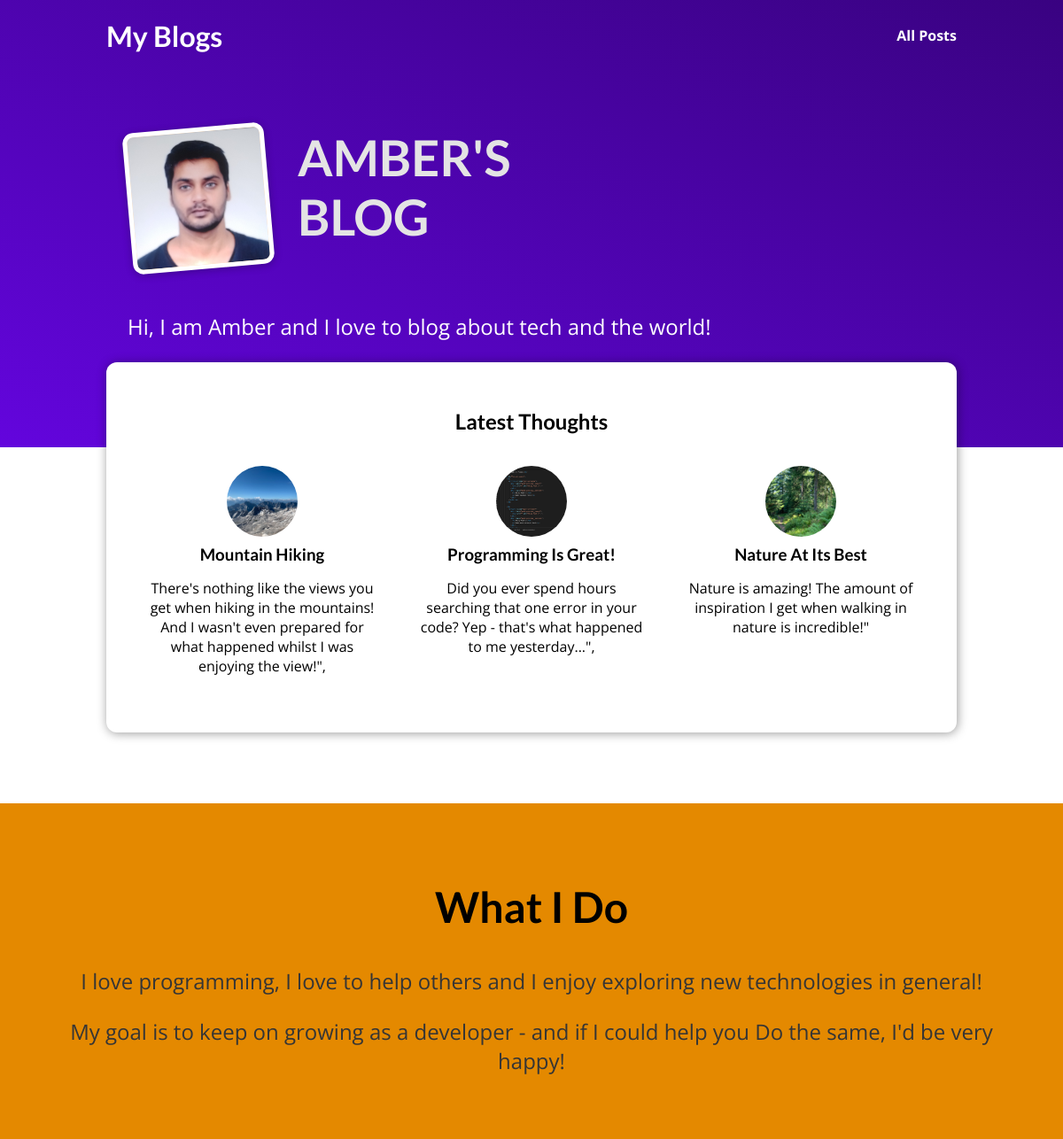
The page / on the database its author committed.
### blog/models.py (models this page shows)
class Post(models.Model):
    title = models.CharField(max_length=150)
    excerpt = models.CharField(max_length=200)
    image_name = models.CharField(max_length=100)
    date = models.DateField(auto_now=True)
    slug = models.SlugField(unique=True, db_index=True)
    content = models.TextField(validators = [MinLengthValidator(10)])
    author = models.ForeignKey(Author, on_delete = models.SET_NULL, null=True, related_name = "posts")
    tags = models.ManyToManyField(Tag)

### blog/views.py (the view)
# urls.py: path("", views.blogpage, name="blog-home-page"),
def blogpage(request):
    latest_posts = Post.objects.all().order_by("-date")[:3]
    return render(request, "blog/bloghome.html", {
        "posts": latest_posts,
    } )

### blog/templates/blog/bloghome.html (shortened to what this page needs)
{% extends "base.html" %}
{% load static%}
{% block css_file_link %}
    <link rel="stylesheet" href="{% static "blog/post.css" %}">
    <link rel="stylesheet" href="{% static "blog/bloghome.css" %}">
{% endblock %}
{% block content%}
    <section id="welcome">
        <header>
            <img src="{% static "blog/Images/photo.jpg"%}" alt="Amber - The author of this Blog" />
            <h2>AMBER'S BLOG</h2>
        </header>
        <p>Hi, I am Amber and I love to blog about tech and the world!</p>
    </section>
    <section id="latest-posts">
        <h2>Latest Thoughts</h2>
        <ul>
            {% for post in posts %}
                {% include "blog/includes/post.html" %}
            {% endfor%}
        </ul>
    </section>
    <section id="about">
        <h2>What I Do</h2>
        <p>
            I love programming, I love to help others and I enjoy exploring new
            technologies in general!
        </p>
        <p>
            My goal is to keep on growing as a developer - and if I could help you
            Do the same, I'd be very happy!
        </p>
    </section>
{% endblock%}

### blog/templates/blog/includes/post.html
{% load static%}
        <li>
            <article class="post">
                <a href="{% url "single-post-page" post.slug %}">
                <img src="{% static "blog/Images/"|add:post.image_name %}" alt="{{post.title}}" />
                <div class="post__content">
                    <h3>{{ post.title }}</h3>
                    <p>
                        {{ post.excerpt }}
                    </p>
                </div>
                </a>
            </article>
        </li>

### static/app.css (style rules this page uses)
* { box-sizing: border-box; }
html { font-family: 'Open Sans', 'Lato', sans-serif; }
body { margin: 0; }
h1, h2, h3 { font-family: 'Lato', sans-serif; font-weight: bold; }

### blog/static/blog/post.css (style rules this page uses)
.post { display: flex; flex-direction: column; align-items: center; text-align: center; }
.post a { text-decoration: none; color: black; transition: all 0.2s ease; padding: 1rem; }
.post img { width: 5rem; height: 5rem; object-fit: cover; border-radius: 50%; }
.post h3 { margin: 0.25rem 0; }

### blog/static/blog/bloghome.css (style rules this page uses)
#welcome { background: linear-gradient(to right top, #6305dd, #390281); padding: 6rem 12%; }
#welcome header { display: flex; align-items: flex-start; margin: 3rem auto; }
#welcome img { width: 10rem; height: 10rem; object-fit: cover; object-position: top; border: 5px solid white; border-radius: 12px; background-color: #ffe1bf; transform: rotateZ(-5deg); box-shadow: 0 2px 8px rgba(0, 0, 0, 0.25); }
#welcome h2 { font-size: 3.5rem; margin: 0 0 0 2rem; color: #e4e4e4; width: 10rem; }
#welcome p { color: white; font-size: 1.5rem; }
#latest-posts { background-color: white; padding: 2rem; border-radius: 12px; width: 60rem; margin: -6rem auto 2rem auto; box-shadow: 1px 1px 12px rgba(0, 0, 0, 0.4); }
#latest-posts h2 { text-align: center; }
#latest-posts ul { list-style: none; margin: 0; padding: 0; display: flex; gap: 1rem; }
#latest-posts li { flex: 1; }
#about { text-align: center; padding: 3rem; background-color: #e48900; margin-top: 5rem; }
#about h2 { font-size: 3rem; }
#about p { font-size: 1.5rem; color: #353535; }

### rows shown on the page
Post: image_name (picture), title "Mountain Hiking", excerpt "There's nothing like the views you get when hiking in the mountains! And I wasn't even prepared for what happened whilst I was enjoying the view!\","
Post: image_name (picture), title "Programming Is Great!", excerpt "Did you ever spend hours searching that one error in your code? Yep - that's what happened to me yesterday...\","
Post: image_name (picture), title "Nature At Its Best", excerpt "Nature is amazing! The amount of inspiration I get when walking in nature is incredible!\""
